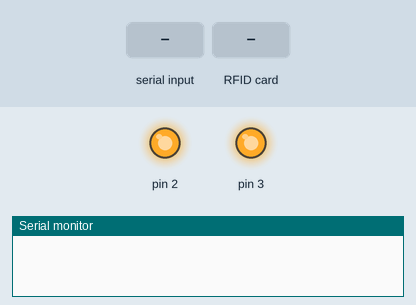
A sketch run on a simulated Arduino Uno, built with avr-gcc and run on an emulated ATmega328P. Shown: output pins drawn as LEDs (lit = HIGH), the last lines printed to the serial monitor. The inputs (shaded band) are chosen by the test bench.

Above: at 1.2 s.
1.3 s: "P" received over Serial
At 2.1 s:
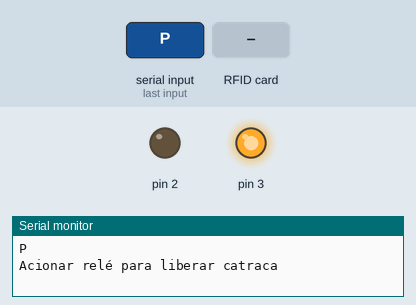
2.8 s: RFID card 5E 7A 19 C4 held to the reader
5.8 s: "1" received over Serial
Timing chart, 0 to 8.8 s (numbered marks = the images above; inputs shaded):
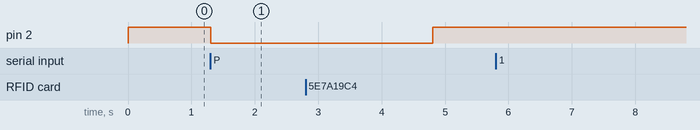

Measured:
- after the input at 1.3 s, pin 2: HIGH → LOW at once

The sketch:

rfid-projete.ino
```cpp
#include <Arduino.h>
#include <rdm6300.h>

#define RDM6300_RX_PIN 4 // read the SoftwareSerial doc above! may need to change this pin to 10...
#define READ_LED_PIN 13

Rdm6300 rdm6300;

void setup(){
  Serial.begin(115200);
  rdm6300.begin(RDM6300_RX_PIN);
  pinMode(2, OUTPUT);
  pinMode(3, OUTPUT);
  digitalWrite(2, HIGH);
  digitalWrite(3, HIGH);
}

void loop() {
  byte block;
  byte len;

  if(Serial.available() > 0){
    char command = Serial.read();
    Serial.println(command);
    if(command == 'P'){
      Serial.println("Acionar relé para liberar catraca");
      digitalWrite(2, LOW);
      delay(3500);
      digitalWrite(2, HIGH);
      digitalWrite(3, HIGH);
    }
  }

  if (rdm6300.get_new_tag_id()) {
    uint32_t tagID = rdm6300.get_tag_id();

    String rfidData = String(tagID, HEX);
    Serial.println("Número do cartão RFID lido: " + rfidData);
    }
    delay(10);
  }
```
